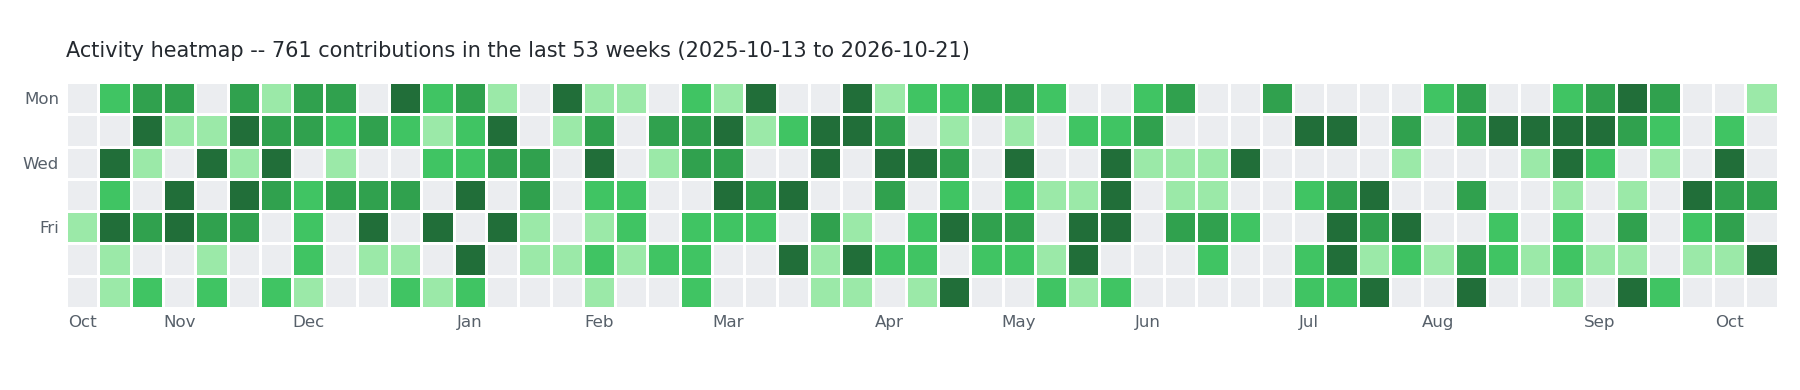

This figure's Python source:
#!/usr/bin/env python3
"""Contribution heatmap calendar.

A small demo/exercise project: given daily activity counts (date -> count),
render a GitHub-style contribution heatmap -- 52-ish columns of weeks,
7 rows of days -- as a PNG image using only the standard library plus
matplotlib.

Usage:
    python3 heatmap.py                  # renders demo data to heatmap.png
    python3 heatmap.py data.json        # renders your own data
    python3 heatmap.py data.json out.png

data.json format:
    {"2025-01-03": 4, "2025-01-04": 1, ...}
Dates outside a single trailing 53-week window are ignored; missing dates
count as zero.
"""

import json
import random
import sys
from datetime import date, timedelta
from pathlib import Path

import matplotlib

matplotlib.use("Agg")  # headless-safe: no display needed
import matplotlib.pyplot as plt
from matplotlib.colors import ListedColormap

# GitHub-ish green scale, light background included for completeness.
COLORS = ["#ebedf0", "#9be9a8", "#40c463", "#30a14e", "#216e39"]
WEEKDAY_LABELS = ["Mon", "", "Wed", "", "Fri", "", ""]


def demo_data(days: int = 371) -> dict:
    """Generate a year of reproducible pseudo-random demo activity."""
    rng = random.Random(42)
    data = {}
    today = date.today()
    for back in range(days):
        day = today - timedelta(days=back)
        # Weekend dips + occasional busy streaks, like real dev life.
        base = 2 if day.weekday() < 5 else 1
        if rng.random() < 0.18:  # busy streak
            count = rng.randint(4, 10)
        elif rng.random() < 0.25:  # quiet day
            count = 0
        else:
            count = rng.randint(0, base + 1)
        data[day.isoformat()] = count
    return data


def load_data(path: str | None) -> dict:
    if path is None:
        return demo_data()
    raw = json.loads(Path(path).read_text())
    data = {}
    for key, value in raw.items():
        try:
            day = date.fromisoformat(str(key))
            data[day.isoformat()] = max(0, int(value))
        except (ValueError, TypeError):
            print(f"warning: skipping invalid entry {key!r}", file=sys.stderr)
    if not data:
        print("warning: no usable data, falling back to demo data", file=sys.stderr)
        return demo_data()
    return data


def build_grid(data: dict) -> tuple:
    """Return (grid, start_monday, month_ticks) for a trailing 53-week window."""
    today = date.today()
    end = today - timedelta(days=(today.weekday() + 1) % 7)  # last Sunday
    start = end - timedelta(weeks=53) + timedelta(days=1)     # Monday, 53 wks back
    weeks = 53
    grid = [[0] * weeks for _ in range(7)]
    cursor = start
    for w in range(weeks):
        for d in range(7):
            grid[d][w] = data.get(cursor.isoformat(), 0)
            cursor += timedelta(days=1)
    month_ticks, month_labels = [], []
    last_month = None
    cursor = start
    for w in range(weeks):
        if cursor.month != last_month:
            month_ticks.append(w + 0.5)
            month_labels.append(cursor.strftime("%b"))
            last_month = cursor.month
        cursor += timedelta(weeks=1)
    return grid, start, month_ticks, month_labels


def levelize(grid: list) -> list:
    """Map counts to intensity levels 0-4 using quartiles of nonzero values."""
    nonzero = sorted(v for row in grid for v in row if v > 0)
    if not nonzero:
        return [[0] * len(grid[0]) for _ in range(7)]
    def quartile(p):
        return nonzero[min(len(nonzero) - 1, int(p * len(nonzero)))]
    q1, q2, q3 = quartile(0.25), quartile(0.5), quartile(0.75)
    levels = []
    for row in grid:
        levels.append([
            0 if v == 0 else 1 if v <= q1 else 2 if v <= q2 else 3 if v <= q3 else 4
            for v in row
        ])
    return levels


def render(data: dict, out_path: str) -> None:
    grid, start, month_ticks, month_labels = build_grid(data)
    levels = levelize(grid)
    total = sum(sum(row) for row in grid)

    fig, ax = plt.subplots(figsize=(12, 2.6))
    cmap = ListedColormap(COLORS)
    ax.pcolormesh(levels, cmap=cmap, edgecolors="#ffffff", linewidths=1.2,
                  vmin=0, vmax=4)
    ax.set_aspect("equal")
    ax.set_xlim(0, len(levels[0]))
    ax.set_ylim(0, 7)
    ax.invert_yaxis()  # row 0 (Monday) on top
    ax.set_xticks(month_ticks)
    ax.set_xticklabels(month_labels, fontsize=8, color="#57606a")
    ax.set_yticks([r + 0.5 for r in range(7)])
    ax.set_yticklabels(WEEKDAY_LABELS, fontsize=8, color="#57606a")
    ax.tick_params(length=0)
    for spine in ax.spines.values():
        spine.set_visible(False)
    ax.set_title(
        f"Activity heatmap -- {total} contributions in the last 53 weeks "
        f"({start.isoformat()} to {date.today().isoformat()})",
        fontsize=10, color="#24292f", loc="left", pad=12,
    )
    fig.tight_layout()
    fig.savefig(out_path, dpi=150)
    plt.close(fig)


def main(argv: list) -> int:
    data_path = argv[1] if len(argv) > 1 else None
    out_path = argv[2] if len(argv) > 2 else "heatmap.png"
    data = load_data(data_path)
    render(data, out_path)
    nonzero_days = sum(1 for v in data.values() if v > 0)
    print(f"Wrote {out_path} ({len(data)} days of data, "
          f"{nonzero_days} active days).")
    return 0


if __name__ == "__main__":
    sys.exit(main(sys.argv))
